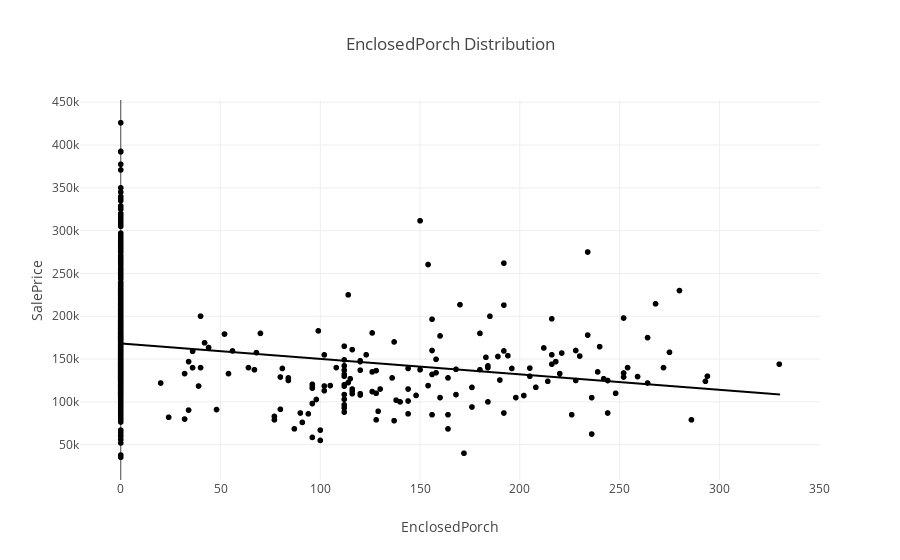

Notebook source saved alongside this figure:
### Markdown cell above
# EnclosedPorch Column

### Code cell
fig = px.scatter(df, x = 'EnclosedPorch',
                 y = 'SalePrice',
                 trendline = "ols", title = 'EnclosedPorch Distribution')
fig.show()

### Figure 1 — Plotly figure (JSON) as saved in the notebook; plotly's stock layout.template omitted (floating-point values rounded to 4 significant figures; data arrays with more than 128 entries replaced by an {"elided": "..."} marker saying what was removed)
{"data": [{"hovertemplate": "EnclosedPorch=%{x}<br>SalePrice=%{y}<extra></extra>", "legendgroup": "", "marker": {"color": "#000001", "symbol": "circle"}, "mode": "markers", "name": "", "showlegend": false, "x": {"elided": "1028 int values"}, "xaxis": "x", "y": {"elided": "1028 int values"}, "yaxis": "y", "type": "scattergl"}, {"hovertemplate": "<b>OLS trendline</b><br>SalePrice = -180.45 * EnclosedPorch + 168225<br>R<sup>2</sup>=0.041605<br><br>EnclosedPorch=%{x}<br>SalePrice=%{y} <b>(trend)</b><extra></extra>", "legendgroup": "", "marker": {"color": "#000001", "symbol": "circle"}, "mode": "lines", "name": "", "showlegend": false, "x": {"elided": "1028 int values"}, "xaxis": "x", "y": {"elided": "1028 float values"}, "yaxis": "y", "type": "scattergl"}], "layout": {"xaxis": {"anchor": "y", "domain": [0.0, 1.0], "title": {"text": "EnclosedPorch"}}, "yaxis": {"anchor": "x", "domain": [0.0, 1.0], "title": {"text": "SalePrice"}}, "legend": {"tracegroupgap": 0}, "title": {"text": "EnclosedPorch Distribution"}}}
